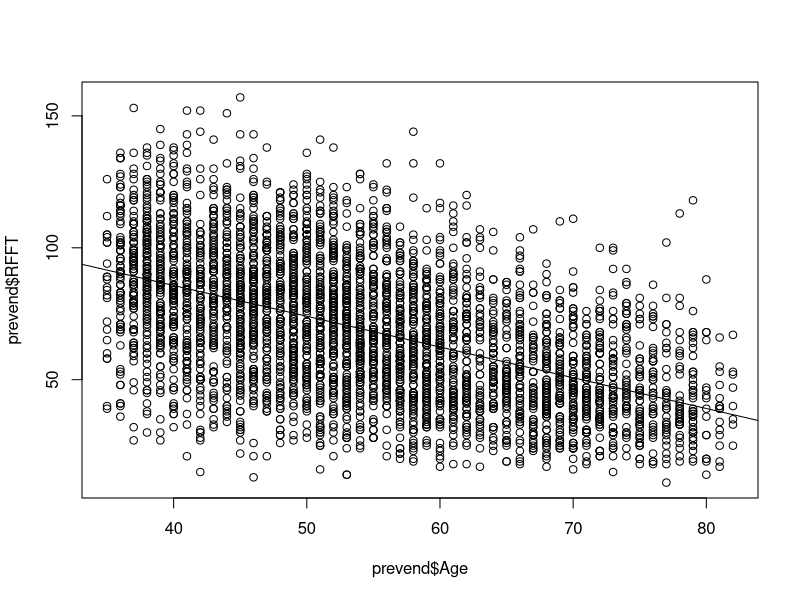
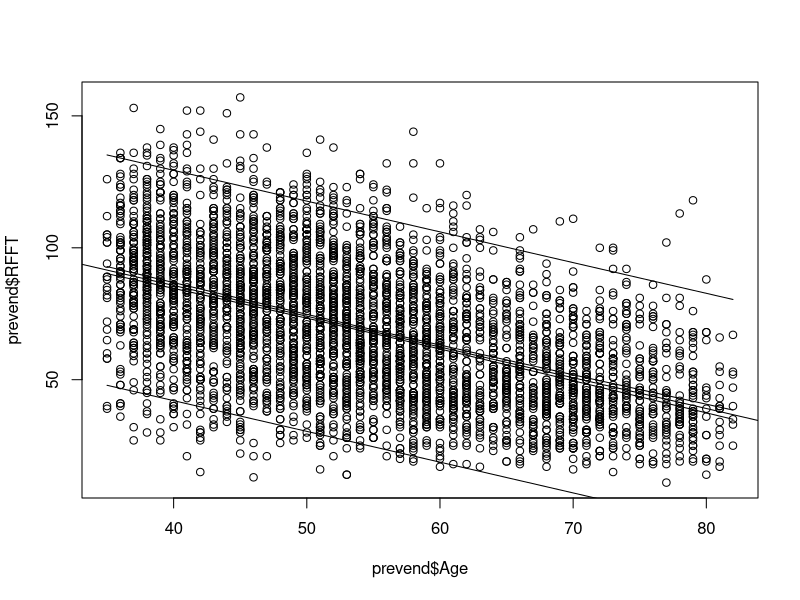
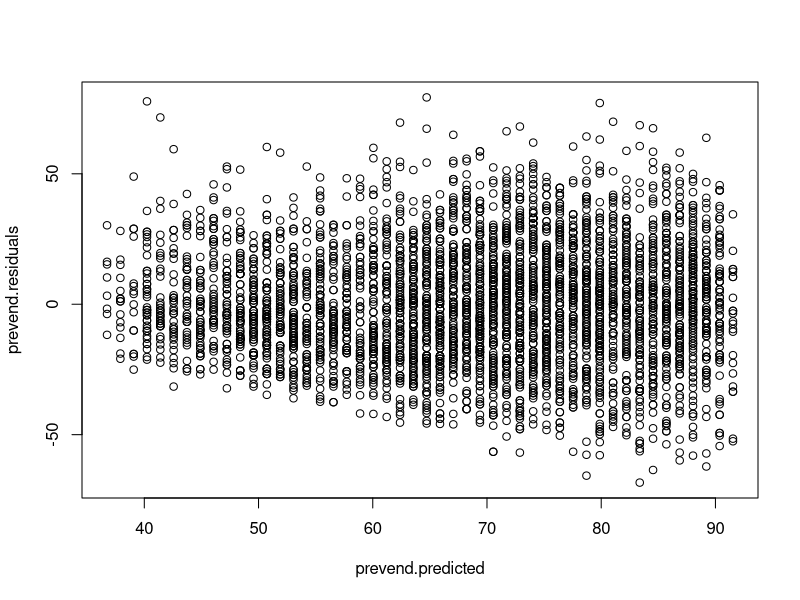
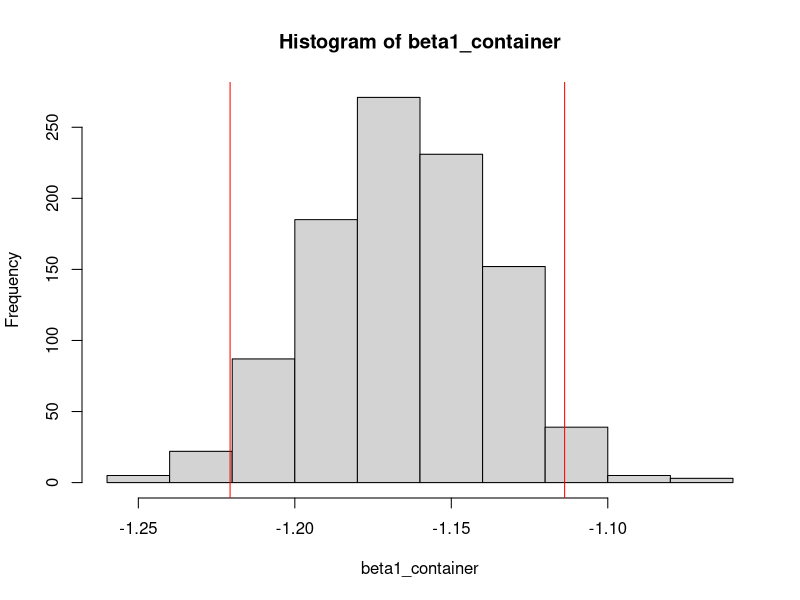
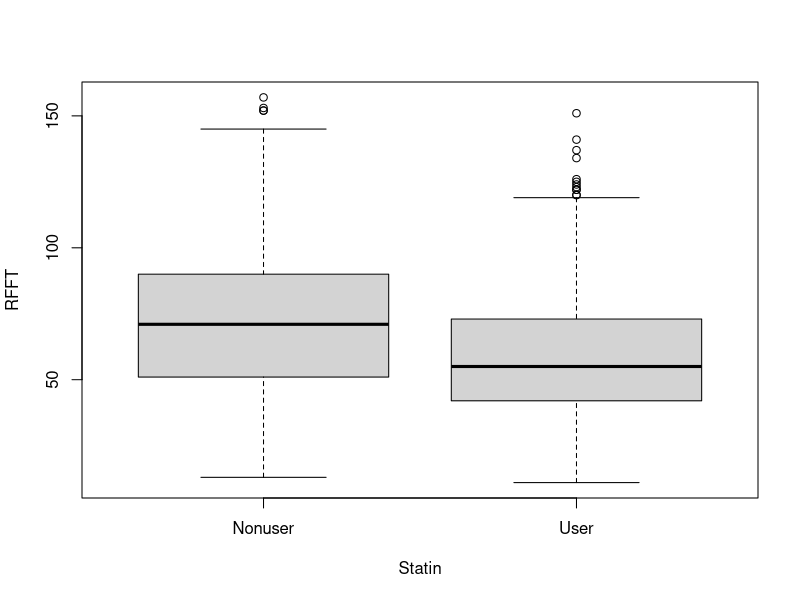

Write R code to recreate these figures, in order.
## ---- chunk 1
prevend=read.csv("data/prevend.csv")

# create a plot, fit a model, and add the fitted line
model_1a <- lm(RFFT ~ Age, data=prevend)
summary(model_1a)
plot(prevend$RFFT ~ prevend$Age)
abline(model_1a)
## ---- chunk 2
model_1a$coefficients[2]*(60-50)
## ---- chunk 3
summary(prevend$Age)
## ---- chunk 4
# the `summary` and `conf.int` commands on your `lm` object will be useful
summary(model_1a)
confint(model_1a)
## ---- chunk 5
# the `predict` command on your `lm` object will be useful
newdata <- data.frame(Age = 60)
predict(model_1a, newdata = newdata, interval = "confidence", level=0.95)
## ---- chunk 6
# the `predict` command on your `lm` object will again be useful
predict(model_1a, newdata = newdata, interval = "prediction", level=0.95)
## ---- chunk 7
#plot the data and line of best fit from before
plot(prevend$RFFT ~ prevend$Age)
abline(model_1a)

#plot confidence bands, you'll want to define a `dummy` x first
new_x <- seq(min(prevend$Age), max(prevend$Age))
conf.band <- predict(model_1a, newdata = data.frame(Age = new_x), interval = "confidence")
lines(new_x, conf.band[, 2])
lines(new_x, conf.band[, 3])

#plot prediction bands
pred_x <- seq(min(prevend$Age), max(prevend$Age))
conf.band <- predict(model_1a, newdata = data.frame(Age = pred_x), interval = "prediction")
lines(pred_x, conf.band[, 2])
lines(pred_x, conf.band[, 3])

## ---- chunk 8
# residual plot. 
prevend.residuals <- model_1a$residuals
prevend.predicted <- model_1a$fitted.values
plot(prevend.residuals ~ prevend.predicted)
## ---- chunk 9
# set parameters and seed
set.seed(139)
nboots <- 1000
n = nrow(prevend)
beta1_container = rep(NA, nboots)

# bootstrapping
for(i in 1:nboots){
  
  boot.index = sample(1:n, replace=T)
  boot.df = prevend[boot.index,]
  boot.lm = lm(RFFT~Age, boot.df)
  beta1_container[i] = coef(boot.lm)["Age"]
  
}

# determine the confidence interval
ci = quantile(beta1_container, c(0.025, 0.975))
ci

# visualize distribution of sampling statistic with ci added
hist(beta1_container)
abline(v = ci, col="red")
## ---- chunk 10
# plot
boxplot(RFFT~Statin, data=prevend)

# calculate means
tapply(prevend$RFFT, prevend$Statin, mean)
## ---- chunk 11
# fit model
lm2 <- lm(RFFT ~ Statin, data=prevend)

# model summary
summary(lm2)

# confidence interval
confint(lm2)
## ---- chunk 12
lm2$coefficients[1]
lm2$coefficients[1] + lm2$coefficients[2]
## ---- chunk 13
#t-test
t.test(RFFT ~ Statin, data=prevend)
t.test(RFFT ~ Statin, data=prevend, var.equal=T)
## ---- chunk 14
#set the seed

#simulate values

#plot the data with line of best fit

## ---- chunk 15
#print model coefficients

## ---- chunk 16
#plots


## ---- chunk 17
#calculate R^2

## ---- chunk 18
#clear the workspace
rm(list = ls())

#set the seed

#simulate values

## ---- chunk 19
#plot the data with line of best fit


## ---- chunk 20
#plots


## ---- chunk 21
#calculate R^2

## ---- chunk 22
#clear the workspace
rm(list = ls())

#set the seed
set.seed(2020)

#simulate values
n  = 100
x = rnorm(n)
error = rnorm(n, 0, 5)
y = 100 + 25*x + 5*x^2 + error
## ---- chunk 23
#calculate R^2

## ---- chunk 24
#plot the data

